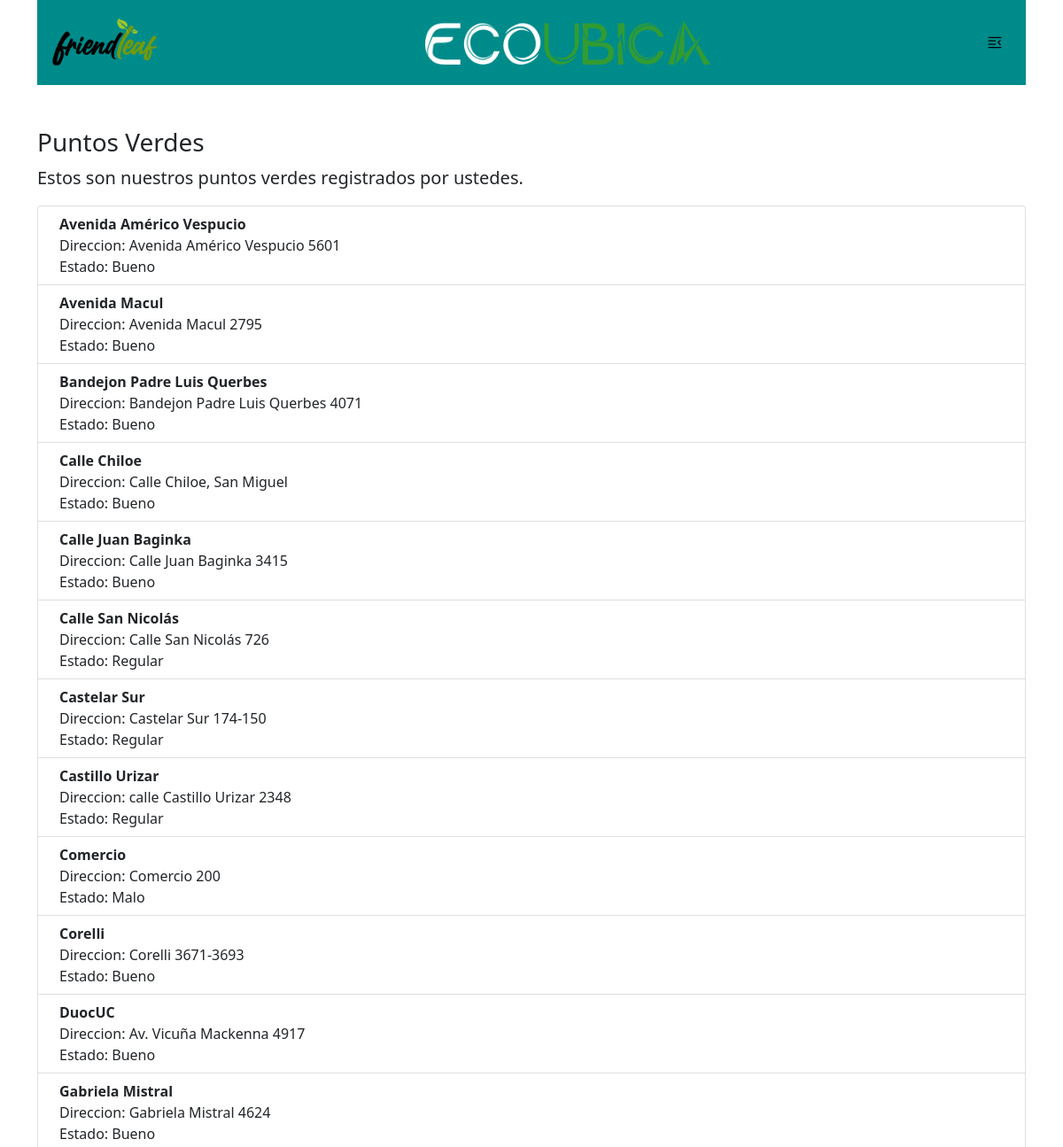
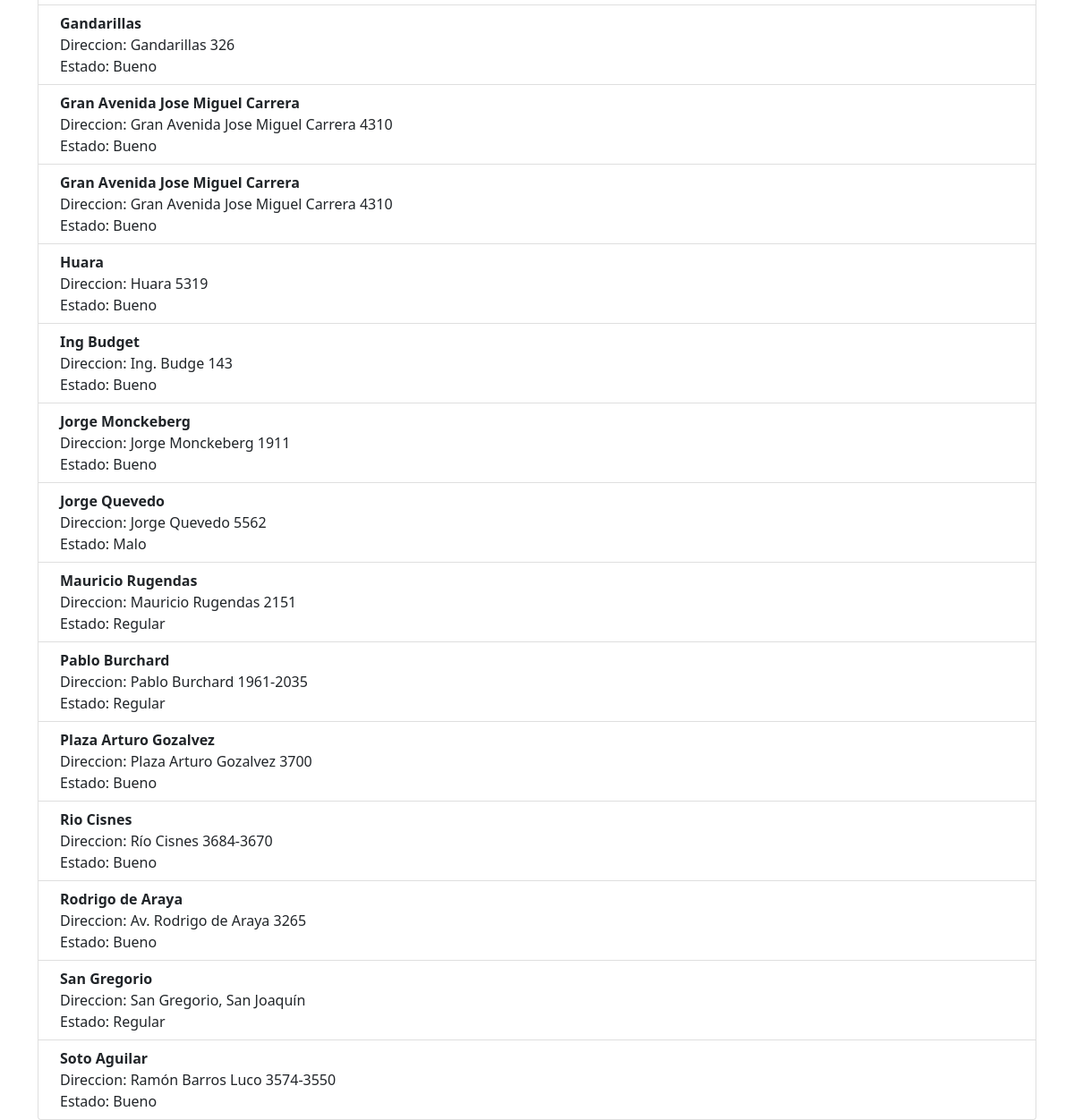
Before: /puntos with the older database file (2 pictures, top to bottom).
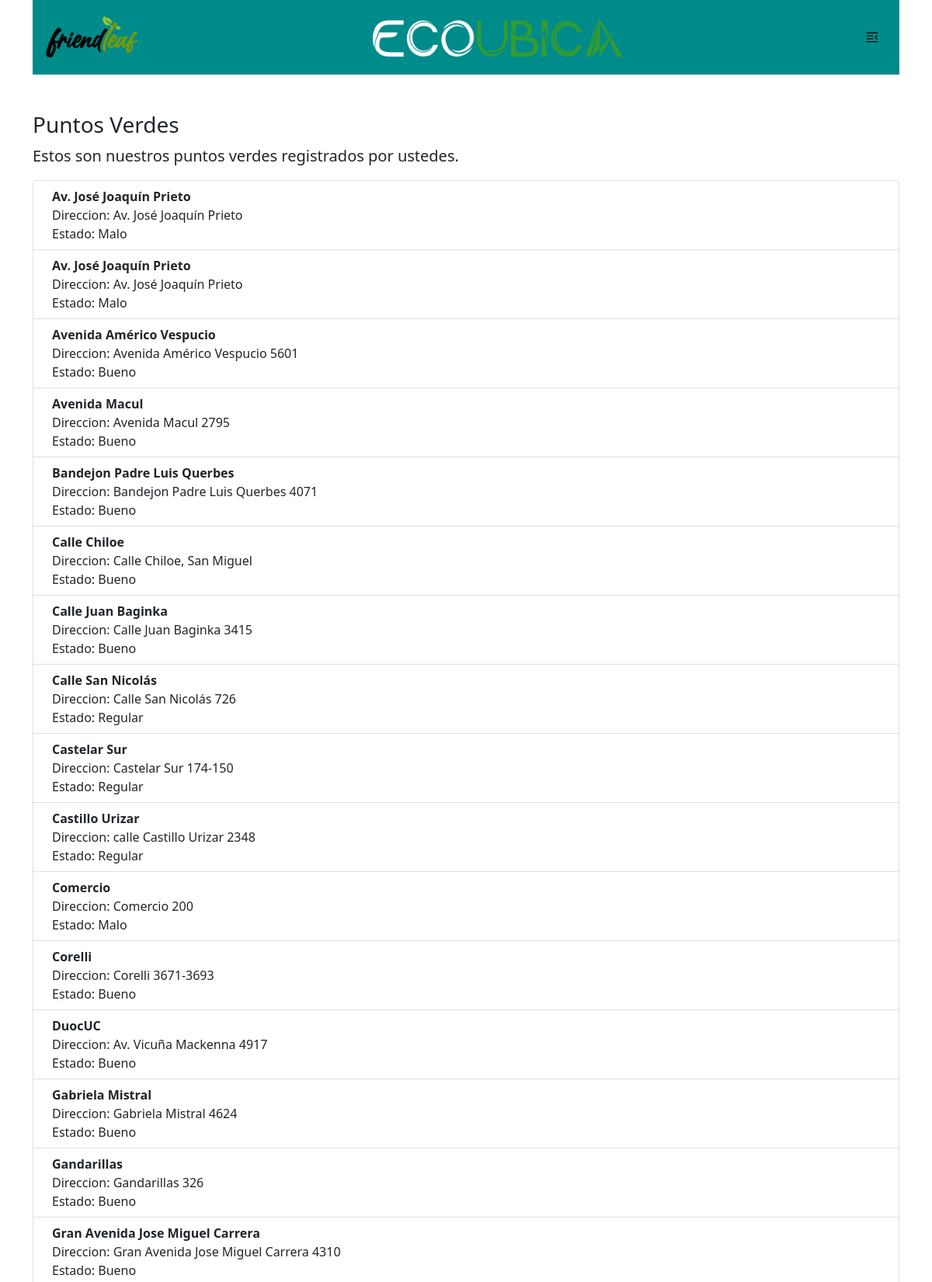
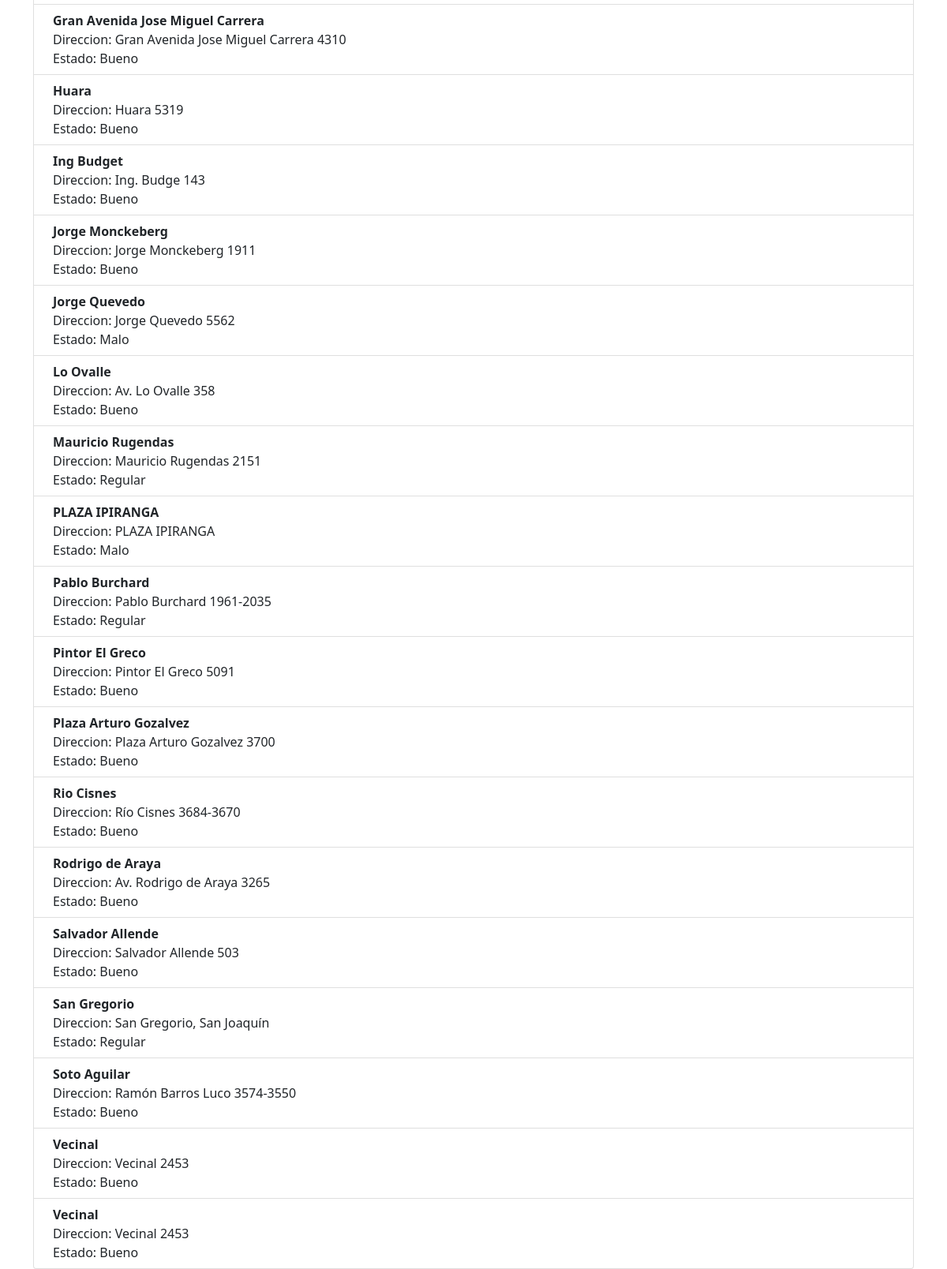
After: the same page with the newer database file (2 pictures, top to bottom).
### Ecoubica/models.py (models this page shows, shortened)
class location(models.Model):
    name = models.CharField(max_length=250, verbose_name = 'Punto Verde')
    adress = models.CharField(max_length=250, verbose_name='Direccion')
    state = models.CharField(max_length=250, verbose_name='Estado')
    lat = models.FloatField(verbose_name='Latitud')
    lng = models.FloatField(verbose_name='Longitud')
    class Meta:
        verbose_name = 'Punto Verde'
        verbose_name_plural='Puntos Verdes'
        ordering = ['name']

### Ecoubica/views.py (the view)
# urls.py: path('puntos',puntos, name = 'puntos'),
def puntos(request):
    locations = LocationModel.objects.all()
    context ={'locations':locations}
    return render(request,'map/puntos.html', context)

### Ecoubica/templates/map/puntos.html
{% extends 'map/base.html' %}
{% block content %}
<div class="md-4">
    <h3>Puntos Verdes</h3>
    <p class="lead">Estos son nuestros puntos verdes registrados por ustedes.</p>
    <ol class="list-group">
        {% for location in locations%}
        <li class="list-group-item d-flex justify-content-between align-items-start">
            <div class="ms-2 me-auto">
                <div class="fw-bold">{{ location.name }}</div>
                <div>Direccion: {{ location.adress }}</div>
                <div>Estado: {{location.state}}</div>
            </div>
        </li>
        {% endfor %}
    </ol>
</div>
{% endblock %}

### Ecoubica/templates/map/base.html (shortened to what this page needs)
{% load static %}
<!doctype html>
<html lang="es">
<head>
    <link href="https://cdn.jsdelivr.net/npm/bootstrap@5.0.2/dist/css/bootstrap.min.css" rel="stylesheet"
>
    <link rel="stylesheet" type="text/css" href="{% static 'tu_app/style.css' %}">
    <link rel="stylesheet" href="https://cdn.jsdelivr.net/npm/bootstrap-icons@1.11.1/font/bootstrap-icons.css">
</head>
<body>
    <div class="container">
        <nav class="navbar bg-body-tertiary " style="background-color: darkcyan;">
            <div class="container-fluid">
                <img src="{% static 'img/logoPagina.png' %}" alt="" id="logo1">
                <img src="{% static 'img/logo.png' %}" alt="" id="logo2">
                <button class="navbar-toggler" type="button" data-bs-toggle="offcanvas"
                    data-bs-target="#offcanvasNavbar" aria-controls="offcanvasNavbar" aria-label="Toggle navigation">
                    <span class="bi bi-text-indent-right"></span>
                </button>
            </div>
        </nav>
    </div>
    <div class="container mt-5">
        {% block content %}
        {% endblock %}
    </div>
</body>
</html>

### Ecoubica/static/tu_app/style.css (style rules this page uses)
#logo1 { height: 80px; }
#logo2 { height: 50px; }

Changed rows visible on the page:
added location: name "Av. José Joaquín Prieto", adress "Av. José Joaquín Prieto", state "Malo"
added location: name "Av. José Joaquín Prieto", adress "Av. José Joaquín Prieto", state "Malo"
added location: name "Lo Ovalle", adress "Av. Lo Ovalle 358", state "Bueno"
added location: name "PLAZA IPIRANGA", adress "PLAZA IPIRANGA", state "Malo"
added location: name "Pintor El Greco", adress "Pintor El Greco 5091", state "Bueno"
added location: name "Salvador Allende", adress "Salvador Allende 503", state "Bueno"
added location: name "Vecinal", adress "Vecinal 2453", state "Bueno"
added location: name "Vecinal", adress "Vecinal 2453", state "Bueno"
